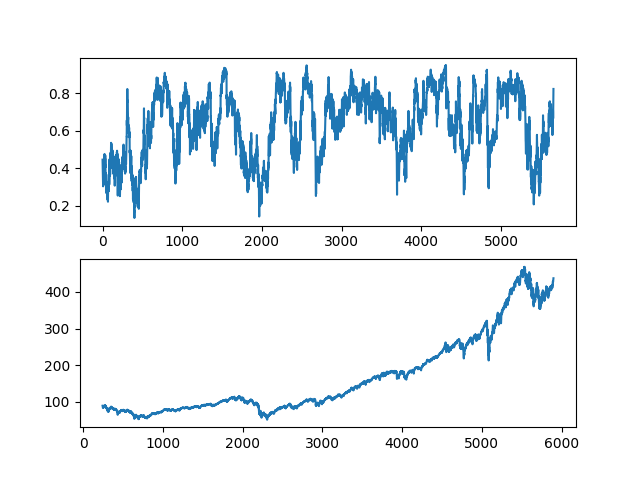

The Python source for this figure:
#!/usr/bin/env python3

import sys
import numpy as np
import pandas as pd
import seaborn as sns
import scipy as sp
import matplotlib.pyplot as plt
from download import download

np.set_printoptions(suppress=True)

def gbm(dat, look_back="full", N=100, epoch=1000) -> int:
    look_back_options = {"full": 1,
                         "1yr": dat.shape[0] - 240,
                         "6m": dat.shape[0] - 120, 
                         "3m": dat.shape[0] - 60}
    returns = []
    for t in range(look_back_options[look_back], dat.shape[0]):
        returns.append((dat["adjClose"][t] - dat["adjClose"][t-1]) / dat["adjClose"][t-1])
    returns = np.array(returns)

    s0 = dat["adjClose"].iloc[-1]
    mu = returns.mean()
    sigma = np.std(returns)
    drift = mu + 0.5 * sigma**2

    sample_path = []
    for e in range(epoch):
        shock = np.random.normal(0, 1, N)
        brownian = np.zeros(N+1)
        brownian[1:] = shock
        for t in range(1, N+1):
            brownian[t] += brownian[t-1]
        
        path = np.zeros(N+1)
        path[0] = s0
        for t in range(1, N+1):
            path[t] = s0 * np.exp(drift * t + sigma * brownian[t])
        sample_path.append(path)
    
    sample_path = np.array(sample_path)

    prices = sample_path.flatten()
    prices = prices[prices != s0]

    up = sum([price > s0 for price in prices]) / prices.shape[0]
    return up

if __name__ == "__main__":
    ticker = sys.argv[1]
    apikey = open("apikey", "r").readline()
    download(ticker, apikey)

    dat = pd.read_csv("./data/{}.csv" .format(ticker))
    dat = dat.loc[::-1].reset_index().drop(columns=["index"])

    t = 0
    sim = []
    while t+240 <= dat.shape[0]:
        p = gbm(dat[:t+240], "6m")
        print("t={}: p(s > s_t)={}" .format(t, p))
        sim.append(p)
        t += 1

    sim = np.array(sim)
    dat = dat["adjClose"][-sim.shape[0]:].reset_index().drop(columns=["index"])
    
    plt.subplot(2, 1, 1)
    plt.plot(sim)
    plt.subplot(2, 1, 2)
    plt.plot(dat)

    plt.savefig("gbm.png")